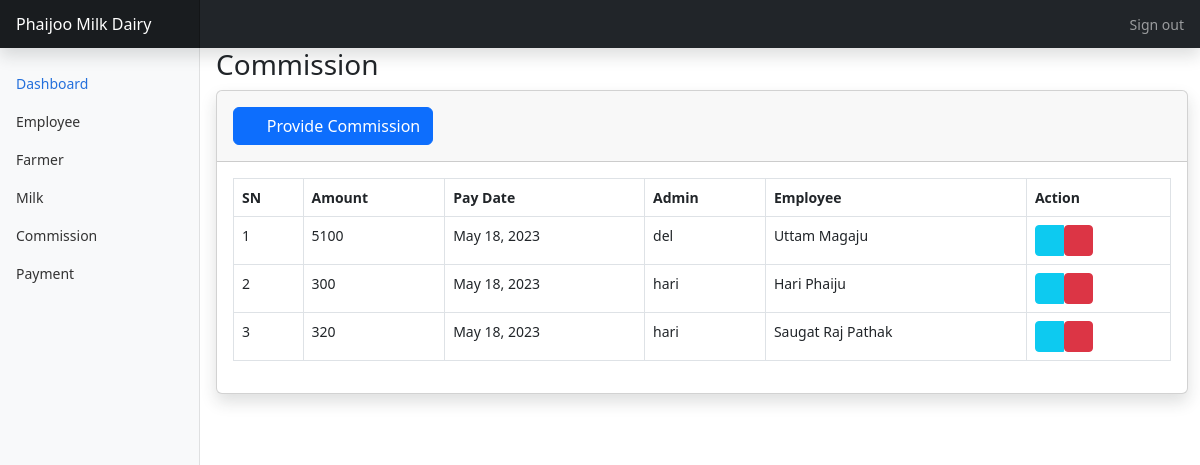
The page /dashboard/commissions (signed in) on the database as committed earlier.
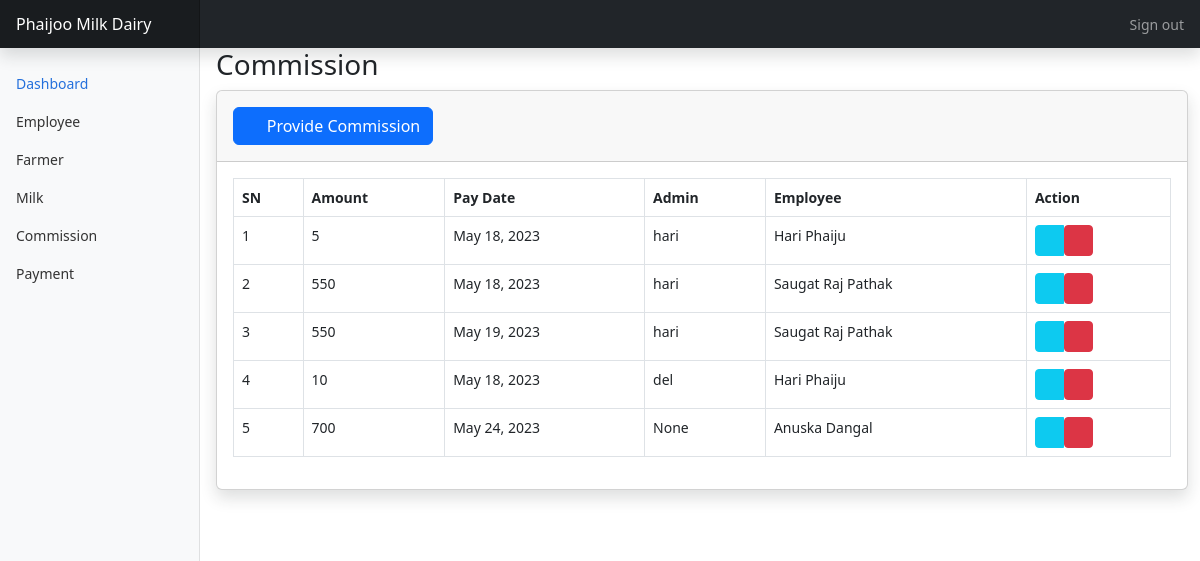
The same page on the database as committed later.
### dashboard/models.py (models this page shows, shortened)
class Commission(models.Model):
    commission_amt = models.PositiveIntegerField(null=True)
    commission_pay_date = models.DateField()
    admin_id = models.ForeignKey(User, on_delete=models.PROTECT, related_name='commission', null=True)
    emp_id = models.ForeignKey(Employee, on_delete=models.PROTECT, related_name='commission', blank=True, null=True)
    class Meta:
        verbose_name = "Commission"
        verbose_name_plural = "Commissions"
        ordering = ('id',)

class Employee(models.Model):
    emp_email = models.CharField(max_length=50, blank=True , null=True)
    emp_pwd = models.  CharField(max_length=255, blank=True)
    emp_name = models.CharField(max_length=50, blank=True)
    emp_contact = models.PositiveBigIntegerField(blank=True)
    salary = models.PositiveIntegerField(blank=True)
    reg_date = models.DateField(null=True, blank=True)
    admin_id = models.ForeignKey(User, on_delete=models.PROTECT, related_name='employee', blank=True)
    class Meta:
        verbose_name = "Employee"
        verbose_name_plural = "Employees"
        ordering = ('id',)
    def __str__(self):
        return self.emp_name

### dashboard/views.py (the view)
# urls.py: path('commissions',views.CommissionListView.as_view(), name = 'commissions-list'),
class CommissionListView(LoginRequiredMixin,ListView):
    template_name = 'dashboard/commissions/list.html'
    model = Commission

### dashboard/templates/dashboard/commissions/list.html (shortened to what this page needs)
{% extends 'dashboard/base.html' %}
{% block main %}
                <h1 class="h3 mb-2 text-gray-800">Commission</h1>
                <div class="card shadow mb-4">
                    <div class="card-header py-3">
                        <div class="float-right">
                            <a href="{% url 'dashboard:commissions-create' %}" class = "btn btn-primary">
                                <i class="fa fa-plus"></i>&nbsp; Provide Commission
                            </a>
                        </div>
                    </div>
                    <div class="card-body">
                        <div class="table-responsive">
                            <table class="table table-bordered" id="dataTable" width="100%" cellspacing="0">
                                <thead>
                                    <tr>
                                        <th>SN</th>
                                        <th>Amount</th>
                                        <th>Pay Date</th>
                                        <th>Admin</th>
                                        <th>Employee</th>
                                        <th>Action</th>
                                    </tr>
                                </thead>
                                <tbody>
                                    {% for object in object_list %}
                                    <tr>
                                        <td>{{ forloop.counter }}</td>
                                        <td>{{ object.commission_amt }}</td>
                                        <td>{{ object.commission_pay_date }}</td>
                                        <td>{{ object.admin_id }}</td>
                                        <td>{{ object.emp_id }}</td>
                                        <td>
                                            <div class="btn-group" role="group">
                                                <a href="{% url 'dashboard:commissions-update' object.pk %}" class="btn btn-info btn-sm ">
                                                    <i class="fas fa-pen"></i>
                                                </a>
                                                {% if not object.non_deletetable %}
                                                <form action="{% url 'dashboard:commissions-delete' object.pk %}"  method="post">
                                                    <button class="btn btn-danger btn-sm delete-link ml-2" data-tooltip="tooltip" title="Delete">
                                                        <i class="far fa-trash-alt"></i>
                                                    </button>
                                                </form>
                                                {% endif %}
                                            </div>
                                        </td>
                                    </tr>
                                    {% endfor %}
                                </tbody>
                            </table>
                        </div>
                    </div>
                </div>
{% endblock main %}

### dashboard/templates/dashboard/base.html (shortened to what this page needs)
<!doctype html>
<html lang="en">
<head>
  <link href="/static/dashboard/vendor/fontawesome-free/css/all.min.css" rel="stylesheet" type="text/css">
  <link href="/static/dashboard/css/bootstrap.min.css" rel="stylesheet">
  <link href="/static/dashboard/css/dashboard.css" rel="stylesheet">
</head>
<body>
  <header class="navbar navbar-dark sticky-top bg-dark flex-md-nowrap p-0 shadow">
    <a class="navbar-brand col-md-3 col-lg-2 me-0 px-3 fs-6" href="#">Phaijoo Milk Dairy</a>
    <div class="navbar-nav">
      <div class="nav-item text-nowrap">
        <a class="nav-link px-3" href="#" data-toggle="modal" data-target="#logoutModal">
          <i class="fas fa-sign-out-alt fa-sm fa-fw mr-2 text-gray-400"></i>
          Sign out</a>
      </div>
    </div>
  </header>
  <div id="page-top">
    <div class="row">
      <nav id="sidebarMenu" class="col-md-3 col-lg-2 d-md-block bg-light sidebar collapse">
        <div class="position-sticky pt-3 sidebar-sticky">
          <ul class="nav flex-column">
            <li class="nav-item">
              <a class="nav-link active" aria-current="page" href="#">
                Dashboard
              </a>
            </li>
            <li class="nav-item">
              <a class="nav-link" href="{% url 'dashboard:employees-list' %}">
                Employee
              </a>
            </li>
            <li class="nav-item">
              <a class="nav-link" href="{% url 'dashboard:farmers-list' %}">
                Farmer
              </a>
            </li>
            <li class="nav-item">
              <a class="nav-link" href="{% url 'dashboard:milk-list' %}">
                Milk
              </a>
            </li>
            <li class="nav-item">
              <a class="nav-link" href="{% url 'dashboard:commissions-list' %}">
                Commission
              </a>
            </li>
            <li class="nav-item">
              <a class="nav-link" href="{% url 'dashboard:payments-list' %}">
                Payment
              </a>
            </li>
          </ul>
        </div>
      </nav>
      <main class="col-md-9 ms-sm-auto col-lg-10 px-md-4">
        {% block main %}
        {% endblock main %}
    </div>
</body>
</html>

### dashboard/static/dashboard/css/dashboard.css (style rules this page uses)
body { font-size: .875rem; }
.sidebar { position: fixed; top: 0; bottom: 0; left: 0; z-index: 100; padding: 48px 0 0; box-shadow: inset -1px 0 0 rgba(0, 0, 0, .1); }
.sidebar-sticky { height: calc(100vh - 48px); overflow-x: hidden; overflow-y: auto; }
.sidebar .nav-link { font-weight: 500; color: #333; }
.sidebar .nav-link.active { color: #2470dc; }
.navbar-brand { padding-top: .75rem; padding-bottom: .75rem; background-color: rgba(0, 0, 0, .25); box-shadow: inset -1px 0 0 rgba(0, 0, 0, .25); }

Rows that differ between the two databases and show on the page:
removed Commission: commission_amt "5100", commission_pay_date "May 18, 2023", admin_id "del", emp_id "Uttam Magaju"
changed Commission (number 1 of 5 on the later page): commission_amt "300" → "5"
changed Commission (number 2 of 5 on the later page): commission_amt "320" → "550"
added Commission: commission_amt "550", commission_pay_date "May 19, 2023", admin_id "hari", emp_id "Saugat Raj Pathak"
added Commission: commission_amt "10", commission_pay_date "May 18, 2023", admin_id "del", emp_id "Hari Phaiju"
added Commission: commission_amt "700", commission_pay_date "May 24, 2023", admin_id "None", emp_id "Anuska Dangal"
